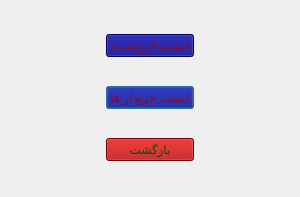
<?xml version="1.0" encoding="UTF-8"?>
<ui version="4.0">
 <class>list_accounts</class>
 <widget class="QDialog" name="list_accounts">
  <property name="geometry">
   <rect>
    <x>0</x>
    <y>0</y>
    <width>300</width>
    <height>197</height>
   </rect>
  </property>
  <property name="minimumSize">
   <size>
    <width>300</width>
    <height>197</height>
   </size>
  </property>
  <property name="maximumSize">
   <size>
    <width>300</width>
    <height>197</height>
   </size>
  </property>
  <property name="windowTitle">
   <string>Dialog</string>
  </property>
  <property name="styleSheet">
   <string notr="true">background-image: url(:/photos/member.png);</string>
  </property>
  <layout class="QGridLayout" name="gridLayout">
   <item row="1" column="1">
    <widget class="QPushButton" name="pushButton_2">
     <property name="styleSheet">
      <string notr="true">background-image: url();
color: rgb(170, 0, 0);
background-color: rgb(0, 0, 127);</string>
     </property>
     <property name="text">
      <string>لیست خریدار ها</string>
     </property>
    </widget>
   </item>
   <item row="0" column="0">
    <spacer name="horizontalSpacer">
     <property name="orientation">
      <enum>Qt::Horizontal</enum>
     </property>
     <property name="sizeHint" stdset="0">
      <size>
       <width>40</width>
       <height>20</height>
      </size>
     </property>
    </spacer>
   </item>
   <item row="2" column="1">
    <widget class="QPushButton" name="pushButton_3">
     <property name="styleSheet">
      <string notr="true">background-image: url();
background-color: rgb(170, 0, 0);
color: rgb(0, 85, 0);</string>
     </property>
     <property name="text">
      <string>بازگشت</string>
     </property>
    </widget>
   </item>
   <item row="0" column="1">
    <widget class="QPushButton" name="pushButton">
     <property name="styleSheet">
      <string notr="true">background-image: url();
color: rgb(170, 0, 0);
background-color: rgb(0, 0, 127);</string>
     </property>
     <property name="text">
      <string>لیست فروشنده</string>
     </property>
    </widget>
   </item>
   <item row="0" column="2">
    <spacer name="horizontalSpacer_2">
     <property name="orientation">
      <enum>Qt::Horizontal</enum>
     </property>
     <property name="sizeHint" stdset="0">
      <size>
       <width>40</width>
       <height>20</height>
      </size>
     </property>
    </spacer>
   </item>
  </layout>
 </widget>
 <resources/>
 <connections/>
</ui>
